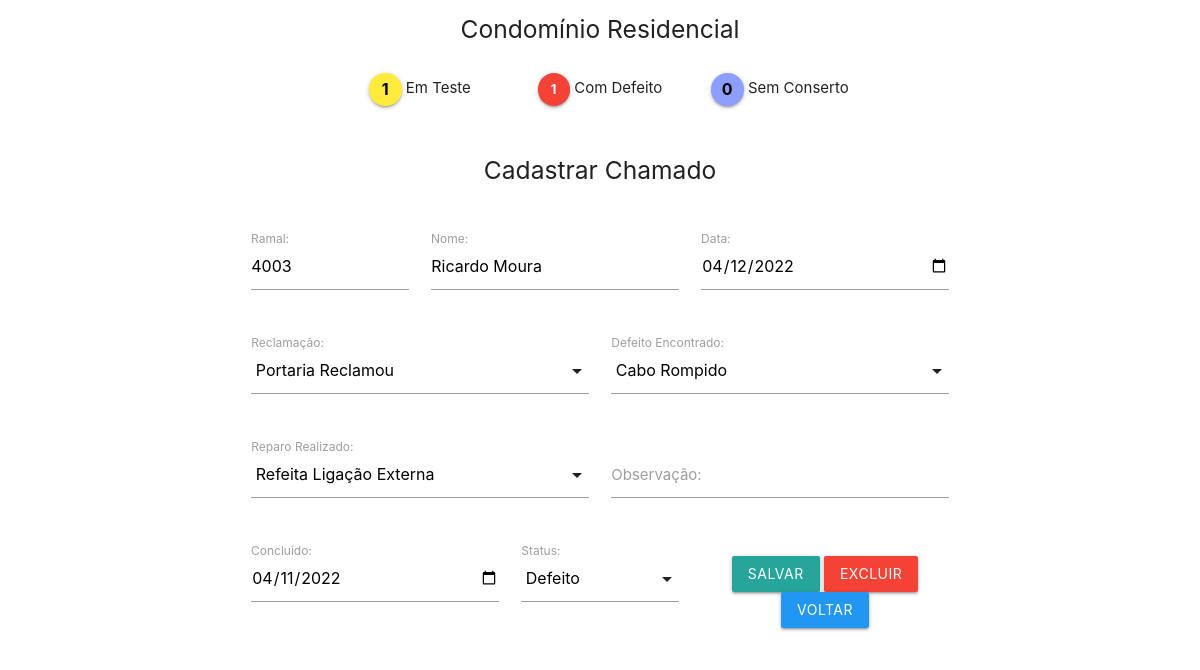
Screenshot of /edita.php?id=3 (signed in) with the database file from the repository.
### tables this page shows
CREATE TABLE `ramal` (
  `id` int(11) NOT NULL,
  `ramal` decimal(4,0) NOT NULL,
  `nome` varchar(30) DEFAULT NULL,
  `data_entrada` date DEFAULT NULL,
  `reclamacao` varchar(30) DEFAULT NULL,
  `defeito` varchar(35) DEFAULT NULL,
  `reparo` varchar(40) DEFAULT NULL,
  `data_fechamento` date DEFAULT NULL,
  `observacao` varchar(80) DEFAULT NULL,
  `situacao` varchar(15) DEFAULT NULL
);

### edita.php (the view, shortened to what this page needs)
<?php
include_once("base.php");
$id = filter_input(INPUT_GET, 'id', FILTER_SANITIZE_NUMBER_INT);
$result_usuario = "SELECT * FROM ramal WHERE id = '$id'";
$resultado_usuario = mysqli_query($conexao, $result_usuario);
$row_usuario = mysqli_fetch_assoc($resultado_usuario);
?>
<main>
    <div class="container ">
        <div class="row">
            <div class="input-field col s12 l12">
                <h5>Cadastrar Chamado</h5>
            </div>
        </div>
        <form method="get" action="salvar_edicao.php">
            <div class="row">
                <div class="input-field col s1 l2">
                </div>
                <div class="input-field col s3 l2 ">
                    <input type="number" id="autocomplete-input" class="autocomplete" name="ramal" min="4001" max="4410" value="<?php echo $row_usuario['ramal']; ?>">
                    <label for="autocomplete-input">Ramal:</label>
                </div>
                <div class="input-field col s4 l3">
                    <input id="input_text" type="text" data-length="30" class="autocomplete" name="nome" maxlength="30" value="<?php echo $row_usuario['nome']; ?>">
                    <label for="autocomplete-input">Nome:</label>
                </div>
                <div class="input-field col s4 l3">
                    <input type="date" id="autocomplete-input" class="autocomplete" name="data_entrada" value="<?php echo $row_usuario['data_entrada']; ?>">
                    <label for="autocomplete-input">Data:</label>
                </div>
            </div>
            <div class="row">
                <div class="input-field col s1 l2">
                </div>
                <div class="input-field col s5 l4">
                    <label>Reclamação:</label>
                </div>
                <div class="input-field col s6 l4">
                    <label>Defeito Encontrado:</label>
                </div>
            </div>
            <div class="row">
                <div class="input-field col s1 l2">
                </div>
                <div class="input-field col s6 l4">
                    <label>Reparo Realizado:</label>
                </div>
                <div class="input-field col s5 l4">
                    <input id="input_text" type="text" data-length="80" class="autocomplete" name="observacao" value="<?php echo $row_usuario['observacao']; ?>" maxlength="80">
                    <label for="autocomplete-input">Observação:</label>
                </div>
            </div>
            <div class="row">
                <div class="input-field col s1 l2">
                </div>
                <div class="input-field col s4 l3">
                    <input type="date" id="autocomplete-input" class="autocomplete" name="data_fechamento" value="<?php echo $row_usuario['data_fechamento']; ?>">
                    <label for="autocomplete-input">Concluido:</label>
                </div>
                <div class="input-field col s2 l2">
                    <label>Status:</label>
                </div>
                <div class="input-field col s4 l3">
                    <input type="submit" id="autocomplete-input" class="btn" value="Salvar">
                    <?php
                        print "<a href='excluir.php?id=" . $id . "'><div class='btn red'>Excluir</div></a>";
                    ?>
                    <a href="ramal.php"><div class="btn blue">Voltar</div></a>
                </div>
        </form>
    </div>
</main>

### style.css (style rules this page uses)
.row { text-align: center; }

### rows the page displays
ramal: ramal "4003", nome "Ricardo Moura", data_entrada "04/12/2022", data_fechamento "04/11/2022"

### other values shown
$registros "1"
$registros "0"
